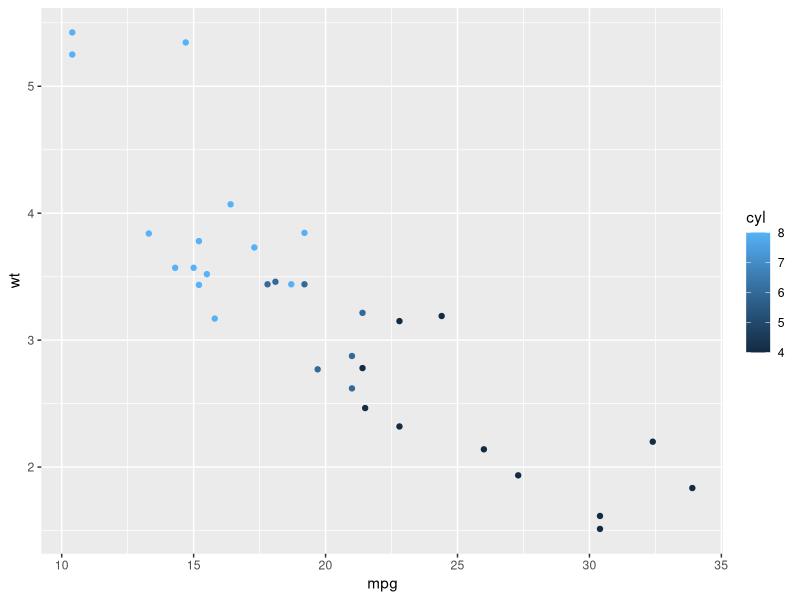
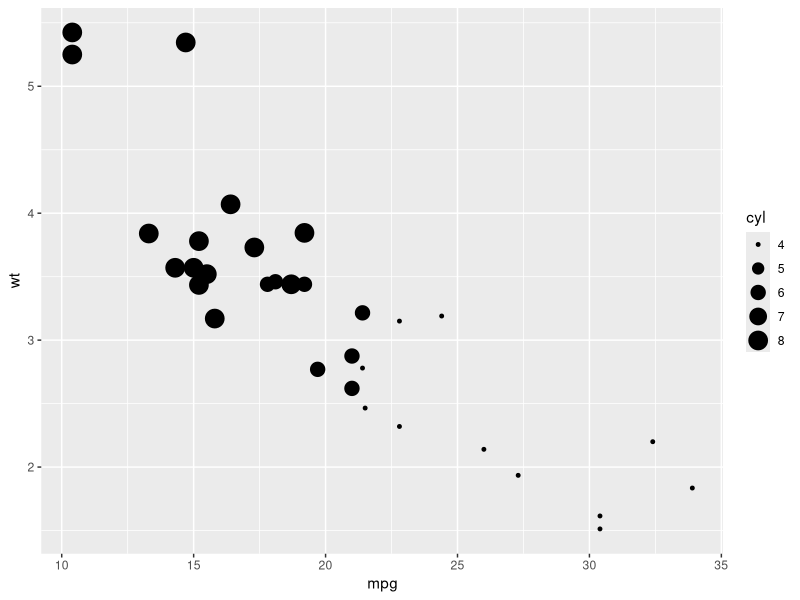

Recreate these plots in R, in order.
## ---- chunk 1
knitr::opts_chunk$set(fig.path = "figure/")
## ---- chunk 2
library(ggplot2)
qplot(mpg, wt, data=mtcars, colour=cyl)
qplot(mpg, wt, data=mtcars, size=cyl)
